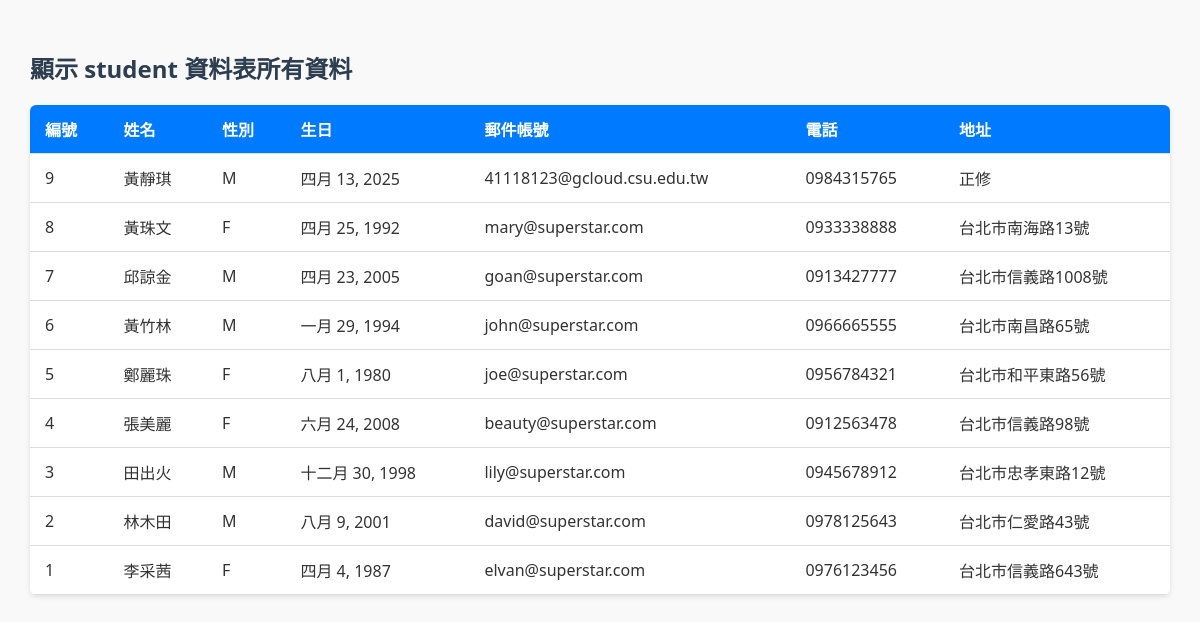
Before: / with the older database file.
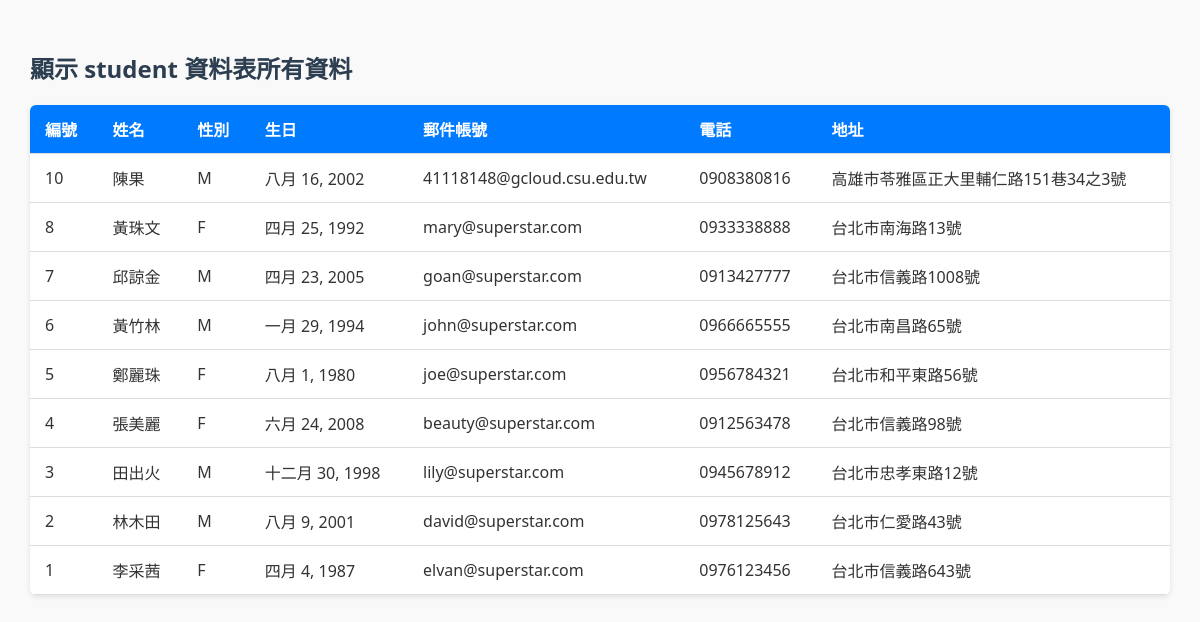
After: the same page with the newer database file.
### studentsapp/models.py (models this page shows, shortened)
class student(models.Model):
	cName = models.CharField(max_length=20, null=False)
	cSex = models.CharField(max_length=2, default='M', null=False)
	cBirthday = models.DateField(null=False)
	cEmail = models.EmailField(max_length=100, blank=True, default='')
	cPhone = models.CharField(max_length=50, blank=True, default='')
	cAddr = models.CharField(max_length=255,blank=True, default='')

### studentsapp/views.py (the view)
# urls.py: path('', views.index),
def index(request):
    students = student.objects.all().order_by('-id')  #讀取資料表, 依 id 遞增排序
    return render(request, "index.html", locals())

### templates/index.html (shortened to what this page needs)
{% extends 'base.html' %}
{% block content %}
<h2>顯示 student 資料表所有資料</h2>
<table>
    <thead>
        <tr>
            <th>編號</th>
            <th>姓名</th>
            <th>性別</th>
            <th>生日</th>
            <th>郵件帳號</th>
            <th>電話</th>
            <th>地址</th>
        </tr>
    </thead>
    <tbody>
        {% for student in students %}
        <tr>
            <td data-label="編號">{{ student.id }}</td>
            <td data-label="姓名">{{ student.cName }}</td>
            <td data-label="性別">{{ student.cSex }}</td>
            <td data-label="生日">{{ student.cBirthday }}</td>
            <td data-label="郵件帳號">{{ student.cEmail }}</td>
            <td data-label="電話">{{ student.cPhone }}</td>
            <td data-label="地址">{{ student.cAddr }}</td>
        </tr>
        {% endfor %}
    </tbody>
</table>
{% endblock %}

Changed rows visible on the page:
removed student: id "9", cName "黃靜琪", cSex "M", cBirthday "四月 13, 2025", cEmail "41118123@gcloud.csu.edu.tw", cPhone "0984315765", cAddr "正修"
added student: id "10", cName "陳果", cSex "M", cBirthday "八月 16, 2002", cEmail "41118148@gcloud.csu.edu.tw", cPhone "0908380816", cAddr "高雄市苓雅區正大里輔仁路151巷34之3號"
